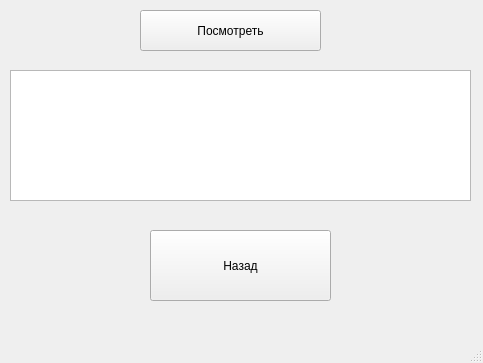
<?xml version="1.0" encoding="UTF-8"?>
<ui version="4.0">
 <class>SeeWindow</class>
 <widget class="QMainWindow" name="SeeWindow">
  <property name="geometry">
   <rect>
    <x>0</x>
    <y>0</y>
    <width>483</width>
    <height>363</height>
   </rect>
  </property>
  <property name="windowTitle">
   <string>MainWindow</string>
  </property>
  <widget class="QWidget" name="centralwidget">
   <widget class="QPushButton" name="pushButton">
    <property name="geometry">
     <rect>
      <x>150</x>
      <y>230</y>
      <width>181</width>
      <height>71</height>
     </rect>
    </property>
    <property name="text">
     <string>Назад</string>
    </property>
   </widget>
   <widget class="QPlainTextEdit" name="plainTextEdit">
    <property name="geometry">
     <rect>
      <x>10</x>
      <y>70</y>
      <width>461</width>
      <height>131</height>
     </rect>
    </property>
   </widget>
   <widget class="QPushButton" name="pushButton_2">
    <property name="geometry">
     <rect>
      <x>140</x>
      <y>10</y>
      <width>181</width>
      <height>41</height>
     </rect>
    </property>
    <property name="text">
     <string>Посмотреть</string>
    </property>
   </widget>
  </widget>
  <widget class="QMenuBar" name="menubar">
   <property name="geometry">
    <rect>
     <x>0</x>
     <y>0</y>
     <width>483</width>
     <height>21</height>
    </rect>
   </property>
  </widget>
  <widget class="QStatusBar" name="statusbar"/>
 </widget>
 <resources/>
 <connections/>
</ui>
